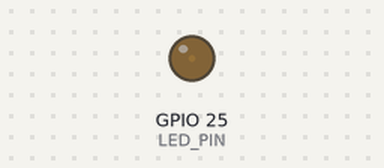
Simulated run of this program. Board: ESP32. Shown: output pins drawn as LEDs (lit = HIGH).

Above: at 0.05 s.
At 1.15 s:
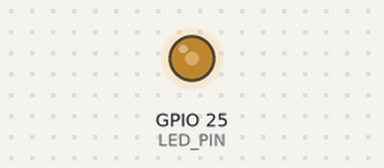
At 2.3 s:
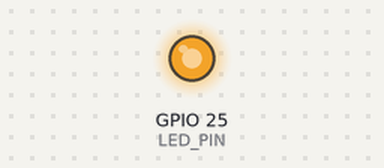
At 4.6 s:
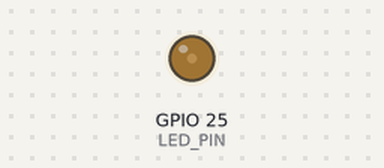
Timing chart, 0 to 6.6 s (numbered marks = the images above):
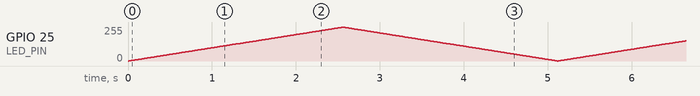

The program:

main.cpp
```cpp
#include <Arduino.h>
#include <esp_arduino_version.h>

constexpr uint8_t LED_PIN = 25;
constexpr uint8_t PWM_CHANNEL = 0;
constexpr uint32_t PWM_FREQUENCY = 5000;
constexpr uint8_t PWM_RESOLUTION = 8;

constexpr uint32_t PWM_INTERVAL = 10;

uint32_t previousMillis = 0;
int16_t pwmValue = 0;
int8_t pwmDirection = 1;

void setupPwm()
{
#if ESP_ARDUINO_VERSION_MAJOR >= 3
    ledcAttach(LED_PIN, PWM_FREQUENCY, PWM_RESOLUTION);
#else
    ledcSetup(PWM_CHANNEL, PWM_FREQUENCY, PWM_RESOLUTION);
    ledcAttachPin(LED_PIN, PWM_CHANNEL);
#endif
}

void writePwm(uint8_t value)
{
#if ESP_ARDUINO_VERSION_MAJOR >= 3
    ledcWrite(LED_PIN, value);
#else
    ledcWrite(PWM_CHANNEL, value);
#endif
}

void setup()
{
    Serial.begin(115200);

    setupPwm();
    writePwm(0);
}

void loop()
{
    uint32_t currentMillis = millis();

    if (currentMillis - previousMillis >= PWM_INTERVAL)
    {
        previousMillis = currentMillis;

        pwmValue += pwmDirection;

        if (pwmValue >= 255)
        {
            pwmValue = 255;
            pwmDirection = -1;
        }
        else if (pwmValue <= 0)
        {
            pwmValue = 0;
            pwmDirection = 1;
        }

        writePwm(static_cast<uint8_t>(pwmValue));
    }
}
```
